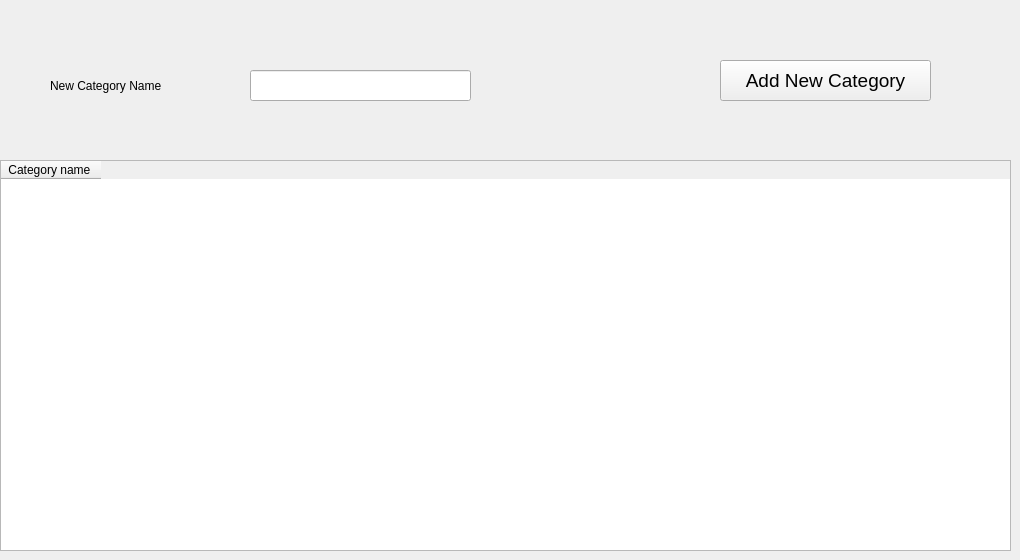
      <widget class="QWidget" name="tab_5">
       <attribute name="title">
        <string>Categories  </string>
       </attribute>
       <widget class="QLineEdit" name="lineEdit_32">
        <property name="geometry">
         <rect>
          <x>250</x>
          <y>70</y>
          <width>221</width>
          <height>31</height>
         </rect>
        </property>
       </widget>
       <widget class="QPushButton" name="pushButton_18">
        <property name="geometry">
         <rect>
          <x>720</x>
          <y>60</y>
          <width>211</width>
          <height>41</height>
         </rect>
        </property>
        <property name="font">
         <font>
          <family>Segoe UI</family>
          <pointsize>14</pointsize>
         </font>
        </property>
        <property name="text">
         <string>Add New Category</string>
        </property>
       </widget>
       <widget class="QLabel" name="label_42">
        <property name="geometry">
         <rect>
          <x>50</x>
          <y>70</y>
          <width>191</width>
          <height>31</height>
         </rect>
        </property>
        <property name="font">
         <font>
          <family>Segoe UI</family>
         </font>
        </property>
        <property name="text">
         <string>New Category Name</string>
        </property>
       </widget>
       <widget class="QTableWidget" name="tableWidget">
        <property name="geometry">
         <rect>
          <x>0</x>
          <y>160</y>
          <width>1011</width>
          <height>391</height>
         </rect>
        </property>
        <property name="font">
         <font>
          <family>Segoe UI</family>
          <pointsize>9</pointsize>
         </font>
        </property>
        <column>
         <property name="text">
          <string>Category name </string>
         </property>
        </column>
       </widget>
      </widget>
